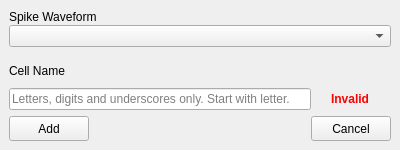
<?xml version="1.0" encoding="UTF-8"?>
<ui version="4.0">
 <class>PosAddWindow</class>
 <widget class="QMainWindow" name="PosAddWindow">
  <property name="geometry">
   <rect>
    <x>0</x>
    <y>0</y>
    <width>400</width>
    <height>150</height>
   </rect>
  </property>
  <property name="minimumSize">
   <size>
    <width>400</width>
    <height>150</height>
   </size>
  </property>
  <property name="maximumSize">
   <size>
    <width>16777215</width>
    <height>150</height>
   </size>
  </property>
  <property name="windowTitle">
   <string>Add Neuron</string>
  </property>
  <widget class="QWidget" name="centralWidget">
   <layout class="QVBoxLayout" name="centralLayout">
    <item>
     <layout class="QVBoxLayout" name="wfmLayout">
      <property name="spacing">
       <number>0</number>
      </property>
      <item>
       <widget class="QLabel" name="wfmLabel">
        <property name="minimumSize">
         <size>
          <width>200</width>
          <height>16</height>
         </size>
        </property>
        <property name="maximumSize">
         <size>
          <width>16777215</width>
          <height>16</height>
         </size>
        </property>
        <property name="text">
         <string>Spike Waveform</string>
        </property>
       </widget>
      </item>
      <item>
       <widget class="QComboBox" name="wfmCombo">
        <property name="minimumSize">
         <size>
          <width>200</width>
          <height>22</height>
         </size>
        </property>
       </widget>
      </item>
     </layout>
    </item>
    <item>
     <layout class="QVBoxLayout" name="cidLayout">
      <property name="spacing">
       <number>0</number>
      </property>
      <item>
       <widget class="QLabel" name="cidLabel">
        <property name="minimumSize">
         <size>
          <width>200</width>
          <height>16</height>
         </size>
        </property>
        <property name="maximumSize">
         <size>
          <width>16</width>
          <height>16777215</height>
         </size>
        </property>
        <property name="text">
         <string>Cell Name</string>
        </property>
       </widget>
      </item>
      <item>
       <layout class="QHBoxLayout" name="cidNameLayout">
        <property name="spacing">
         <number>20</number>
        </property>
        <item>
         <widget class="QLineEdit" name="cidLine">
          <property name="minimumSize">
           <size>
            <width>120</width>
            <height>22</height>
           </size>
          </property>
          <property name="placeholderText">
           <string>Letters, digits and underscores only. Start with letter.</string>
          </property>
         </widget>
        </item>
        <item>
         <widget class="QLabel" name="cidStatus">
          <property name="minimumSize">
           <size>
            <width>60</width>
            <height>22</height>
           </size>
          </property>
          <property name="maximumSize">
           <size>
            <width>60</width>
            <height>22</height>
           </size>
          </property>
          <property name="font">
           <font>
            <bold>true</bold>
           </font>
          </property>
          <property name="text">
           <string>&lt;html&gt;&lt;head/&gt;&lt;body&gt;&lt;p&gt;&lt;span style=&quot;color:#ff0000;&quot;&gt;Invalid&lt;/span&gt;&lt;/p&gt;&lt;/body&gt;&lt;/html&gt;</string>
          </property>
         </widget>
        </item>
       </layout>
      </item>
     </layout>
    </item>
    <item>
     <layout class="QHBoxLayout" name="ctrlLayout">
      <item>
       <widget class="QPushButton" name="addButton">
        <property name="minimumSize">
         <size>
          <width>75</width>
          <height>25</height>
         </size>
        </property>
        <property name="maximumSize">
         <size>
          <width>16777215</width>
          <height>25</height>
         </size>
        </property>
        <property name="text">
         <string>Add</string>
        </property>
       </widget>
      </item>
      <item>
       <spacer name="ctrlSpacer">
        <property name="orientation">
         <enum>Qt::Orientation::Horizontal</enum>
        </property>
        <property name="sizeHint" stdset="0">
         <size>
          <width>40</width>
          <height>20</height>
         </size>
        </property>
       </spacer>
      </item>
      <item>
       <widget class="QPushButton" name="cancelButton">
        <property name="minimumSize">
         <size>
          <width>75</width>
          <height>25</height>
         </size>
        </property>
        <property name="maximumSize">
         <size>
          <width>16777215</width>
          <height>25</height>
         </size>
        </property>
        <property name="text">
         <string>Cancel</string>
        </property>
       </widget>
      </item>
     </layout>
    </item>
   </layout>
  </widget>
 </widget>
 <resources/>
 <connections/>
</ui>
